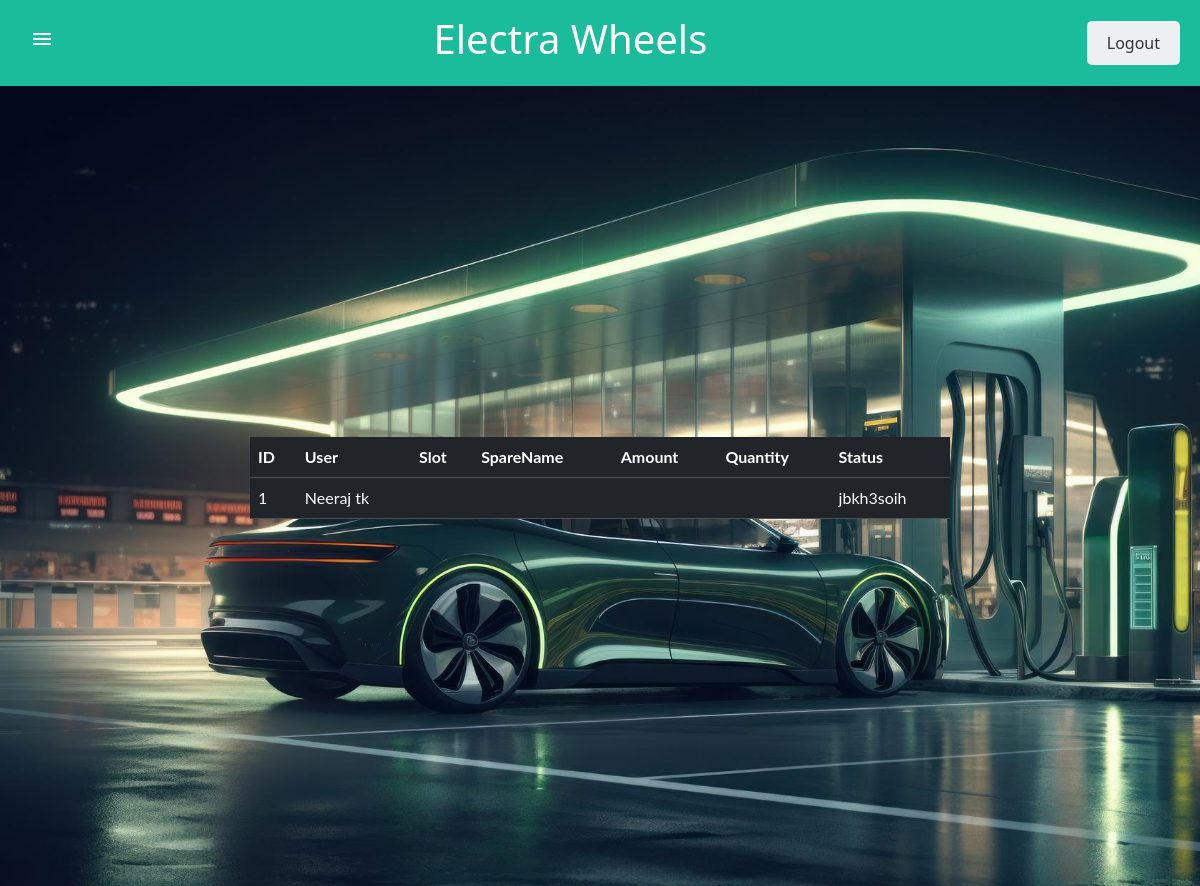
The page /sparebooking/ on the database as committed earlier.
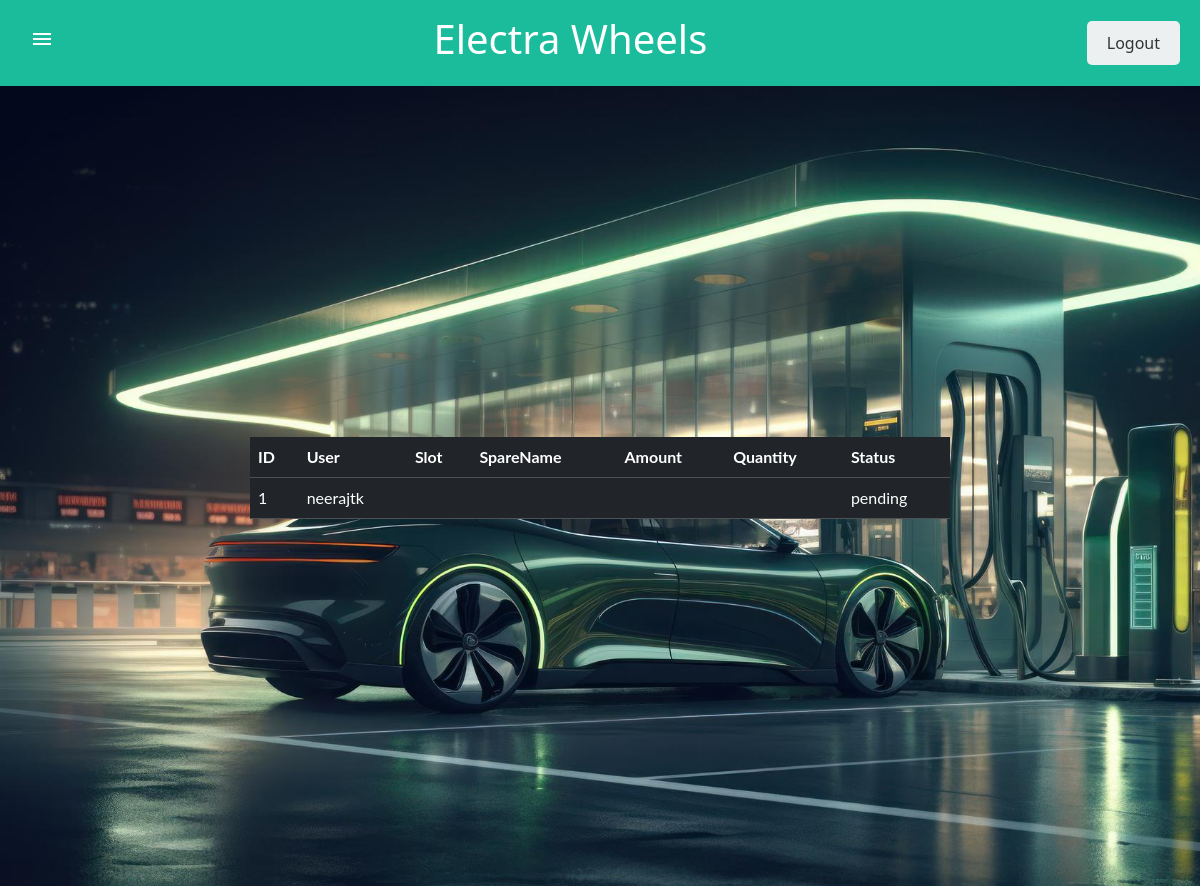
The same page on the database as committed later.
### evapp/models.py (models this page shows)
class SpareBookingTable(models.Model):
    USER = models.ForeignKey(UserTable, on_delete=models.CASCADE, null=True, blank=True)
    SPARE = models.ForeignKey(SpareTable, on_delete=models.CASCADE, null=True, blank=True)
    Status = models.CharField(max_length=30, blank=True, null=True)

class UserTable(models.Model):
    LOGIN=models.ForeignKey(Logintable, on_delete=models.CASCADE)
    Name = models.CharField(max_length=30, blank=True, null=True)
    Address = models.CharField(max_length=300, blank=True, null=True)
    Phone= models.BigIntegerField(null=True, blank=True)
    Email = models.CharField(max_length=30, blank=True, null=True)
    Vehiclenumber = models.CharField(max_length=30, blank=True, null=True)

### evapp/views.py (the view)
# urls.py: path('sparebooking/',Sparebookingpage.as_view(), name="sparebooking"),
class Sparebookingpage(View):
    login_url='/'
    def get(self,request):
        obj = SpareBookingTable.objects.all()
        return render(request, 'sparebookingtable.html',{'obj':obj})

### template/sparebookingtable.html
{% extends 'admin_home.html'%}
{%block body%}
<div class="body">
    <table class="table table-dark" style="width: 700px;">
        <tr>
            <th>ID</th>
            <th>User</th>
            <th>Slot</th>
            <th>SpareName</th>
            <th>Amount</th>
            <th>Quantity</th>
            <th>Status</th>
        </tr>
        {% for i in obj %}
        <tr>
        <td>{{ forloop.counter}}</td>
        <td>{{i.USER.Name}}</td>
        <td>{{i.SLOT.Name}}</td>
        <td>{{i.SpareName}}</td>
        <td>{{i.Amount}}</td>
        <td>{{i.Quantity}}</td>
        <td>{{i.Status}}</td>
        </tr>
        {% endfor %}
    </table>
</div>
{% endblock %}

Rows that differ between the two databases and show on the page:
removed SpareBookingTable: USER.Name "Neeraj tk", Status "jbkh3soih"
added SpareBookingTable: USER.Name "neerajtk", Status "pending"
